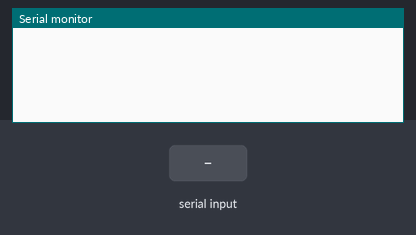
Simulated run of this sketch. Board: Arduino Uno, built with avr-gcc and run on an emulated ATmega328P. Shown: the last lines printed to the serial monitor. The inputs (shaded band) are chosen by the test bench.

Above: at 1.2 s.
1.3 s: "Serial1\n" received over the second serial link
At 2.5 s:
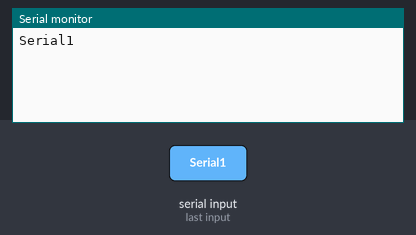
2.8 s: "1" received over the second serial link
At 3.8 s:
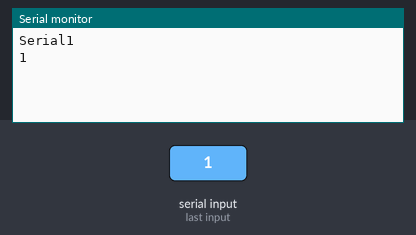

The sketch:

Config_HC05_UNO.ino
```cpp
/*
  SerialPassthrough sketch

  Some boards, like the Arduino 101, the MKR1000, Zero, or the Micro, have one
  hardware serial port attached to Digital pins 0-1, and a separate USB serial
  port attached to the IDE Serial Monitor. This means that the "serial
  passthrough" which is possible with the Arduino UNO (commonly used to interact
  with devices/shields that require configuration via serial AT commands) will
  not work by default.

  This sketch allows you to emulate the serial passthrough behaviour. Any text
  you type in the IDE Serial monitor will be written out to the serial port on
  Digital pins 0 and 1, and vice-versa.

  On the 101, MKR1000, Zero, and Micro, "Serial" refers to the USB Serial port
  attached to the Serial Monitor, and "Serial1" refers to the hardware serial
  port attached to pins 0 and 1. This sketch will emulate Serial passthrough
  using those two Serial ports on the boards mentioned above, but you can change
  these names to connect any two serial ports on a board that has multiple ports.

  created 23 May 2016
  by Erik Nyquist

  https://www.arduino.cc/en/Tutorial/BuiltInExamples/SerialPassthrough
*/
#include <SoftwareSerial.h>
SoftwareSerial mySerial(2, 3); // RX, TX


void setup() {
    Serial.begin(38400);
  mySerial.begin(38400);
}

void loop() {
  if (Serial.available()) {      // If anything comes in Serial (USB),
    mySerial.write(Serial.read());   // read it and send it out Serial1 (pins 0 & 1)
  }

  if (mySerial.available()) {     // If anything comes in Serial1 (pins 0 & 1)
    Serial.write(mySerial.read());   // read it and send it out Serial (USB)
  }
}
```

Measured:
- after the input at 1.3 s, the serial monitor: prints a new line at once (image 1)
- after the input at 2.8 s, the serial monitor: prints a new line at once (image 2)
